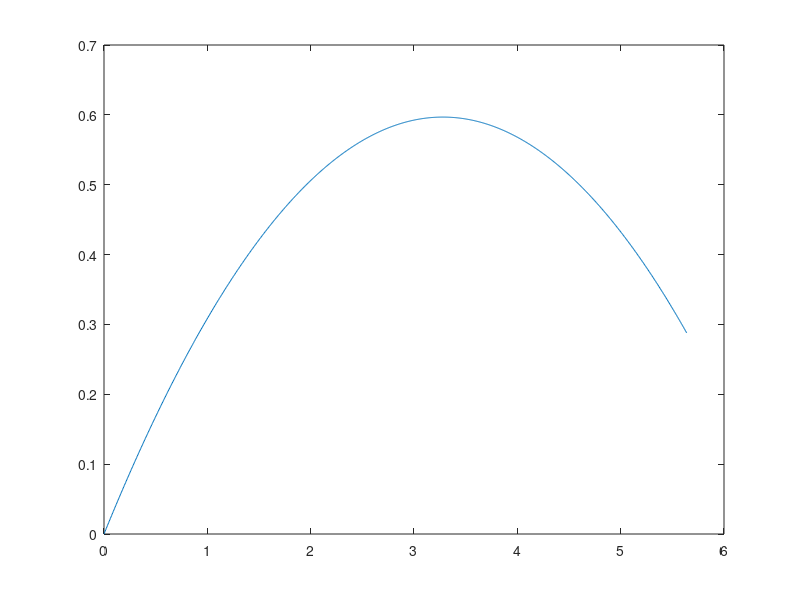

This chart was generated by the following MATLAB code: (Note: this script raises an error after producing the figure.)
%% Exercise 1: Numeric Arrays
A = [1:1:10];
B = [-2:-1:-6];
C = [2:3:150];
D = [A B];
E = D';
F = D + E;
G = 2*D;
H = G.*G;
I = D;
I(1:1:10) = 0;
J = find(I > 0);
K = isempty(J);
L = sum(H);
M = [I(1:1:length(I)-1) 0];
N = [I(1:1:end-1) 0];
%% Exercise 2: Numeric Arrays
Time = linspace(0,0.6,1001);
xVel = 10*cos(20*pi/180);
yVel = 10*sin(20*pi/180);
xDistance = xVel*Time;
yDistance = yVel*Time - 0.5*(9.8)*(Time.*Time);
MaxHeight = max(yDistance);
plot(xDistance, yDistance);
%% Exercise 3: Character Arrays
A = 'nick is a good boy. ';
B = upper(A);
C = 'he never gets into trouble with his teachers.';
D = [A C];
E = strfind(D, 'e');
F = fliplr(D);
disp(F);
G = '42';
H = isnumeric(G);
I = str2num(G);
J = isnumeric(I);
%% Exercise 4: Strings
c = 'I am doing MATLAB programming.';
cc = c(end-4:1:end);
s = string(c);
s = s + 'I am finding it easy so far';
whos c s;
sequal = c == s;